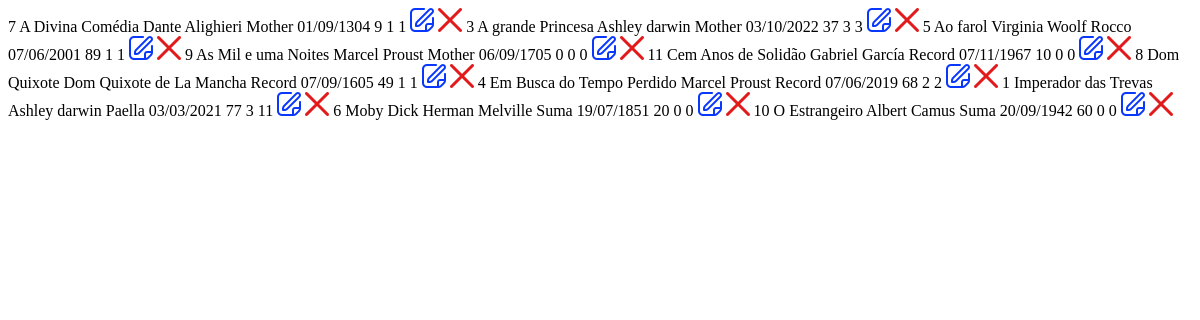
Page /LocadoraWDA-Edvan/consultas/consulta-livro.php on the earlier database version.
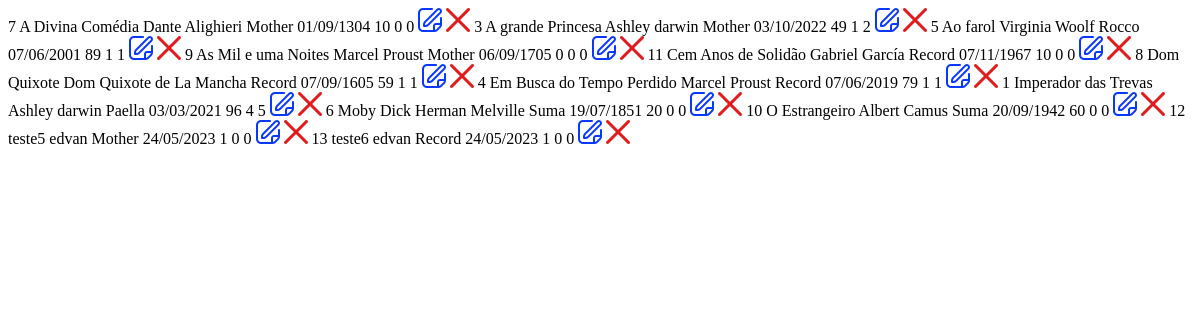
Same page on the later database version.
### tables this page shows
CREATE TABLE `livro` (
  `id` int(11) NOT NULL,
  `nome` text NOT NULL,
  `autor` text NOT NULL,
  `editora` text NOT NULL,
  `data_lanca` date NOT NULL,
  `estoque` int(11) NOT NULL,
  `alugados_agr` int(11) NOT NULL,
  `alugados_total` int(11) NOT NULL
);

### LocadoraWDA-Edvan/consultas/consulta-livro.php (the view, shortened to what this page needs)
<?php
	include_once '../funcoes/conexao.php';
	@$pesquisa = $conn->real_escape_string($_GET['busca']);
	$sql_code = "SELECT id,nome,autor,editora, DATE_FORMAT(data_lanca, '%d/%m/%Y') as data_lancam, estoque, estado, alugados_agr, alugados_total
		FROM livro
		WHERE id LIKE '%$pesquisa%'
		OR nome LIKE '%$pesquisa%'
		OR autor LIKE '%$pesquisa%'
		OR editora LIKE '%$pesquisa%'
		OR data_lanca LIKE '%$pesquisa%'
		OR estoque LIKE '%$pesquisa%'
		OR estado LIKE '%$pesquisa%'
		OR alugados_agr LIKE '%$pesquisa%'
		OR alugados_total LIKE '%$pesquisa%'
		ORDER BY nome;";
	$sql_query = $conn->query($sql_code) or die("ERRO ao consultar! " . $conn->error);
	if ($sql_query->num_rows == 0) {
		?>
	<tr>
		<td colspan="3">Nenhum resultado encontrado...</td>
	</tr>
	<?php
	} else {
		while($dados = $sql_query->fetch_assoc()) {
			?>
			<tr id="tab" style="text-align: center;">
				<td data-cell="ID"><?php echo $dados['id']; ?></td>
				<td data-cell="Nome"><?php echo $dados['nome']; ?></td>
				<td data-cell="Autor"><?php echo $dados['autor']; ?></td>
				<td data-cell="Editora"><?php echo $dados['editora']; ?></td>
				<td data-cell="Data de Lançamento"><?php echo $dados['data_lancam']; ?></td>
				<td data-cell="Estoque"><?php echo $dados['estoque']; ?></td>
				<td data-cell="Alugados Agora"><?php echo $dados['alugados_agr']; ?></td>
				<td data-cell="Total de Alugados"><?php echo $dados['alugados_total']; ?></td>
				<td><a href='../edicao/editar-livro.php?id=<?php echo $dados['id']; ?>' class='btn'><img src='../imagens/editar.png'></a></td>
				<td><a href='../funcoes/teste-livro.php?id=<?php echo $dados['id']; ?>'><img src='../imagens/deletar.png'></a></td>
			</tr>
			<?php
		}
	}
?>
<html>
	<link rel="stylesheet" href="../paginacao/style.css">
</html>

Differences in the rows shown:
changed livro "A Divina Comédia": estoque "9" → "10"; alugados_agr "1" → "0"; alugados_total "1" → "0"
changed livro "A grande Princesa": estoque "37" → "49"; alugados_agr "3" → "1"; alugados_total "3" → "2"
changed livro "Dom Quixote": estoque "49" → "59"
changed livro "Em Busca do Tempo Perdido": estoque "68" → "79"; alugados_agr "2" → "1"; alugados_total "2" → "1"
changed livro "Imperador das Trevas": estoque "77" → "96"; alugados_agr "3" → "4"; alugados_total "11" → "5"
added livro: id "12", nome "teste5", autor "edvan", editora "Mother", data_lancam "24/05/2023", estoque "1", alugados_agr "0", alugados_total "0"
added livro: id "13", nome "teste6", autor "edvan", editora "Record", data_lancam "24/05/2023", estoque "1", alugados_agr "0", alugados_total "0"
